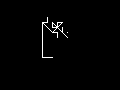

This is a level from a 2D game, rendered from its Tiled map with the project's own tilesets. A one-line summary and the complete map file follow:
An orthogonal 24x18 tile map with 5x5 px tiles, 1 tile layer (Tile Layer 1).

<map version="1.5" tiledversion="1.7.2" orientation="orthogonal" renderorder="right-down" width="24" height="18" tilewidth="5" tileheight="5" infinite="0" nextlayerid="2" nextobjectid="1">
 <tileset firstgid="1" source="5x5.tsx" />
 <layer id="1" name="Tile Layer 1" width="24" height="18">
  <data encoding="csv">
0,0,0,0,0,0,0,0,0,0,0,0,0,0,0,0,0,0,0,0,0,0,0,0,
0,0,0,0,0,0,0,0,0,0,0,0,0,0,0,0,0,0,0,0,0,0,0,0,
0,0,0,0,0,0,0,0,0,0,0,0,0,0,0,0,0,0,0,0,0,0,0,0,
0,0,0,0,0,0,0,21,21,42,21,21,21,21,0,0,0,0,0,0,0,0,0,0,
0,0,0,0,0,0,0,21,26,85,104,64,145,21,0,0,0,0,0,0,0,0,0,0,
0,0,0,0,0,0,0,21,25,44,84,76,42,21,0,0,0,0,0,0,0,0,0,0,
0,0,0,0,0,0,0,21,25,21,126,65,147,41,0,0,0,0,0,0,0,0,0,0,
0,0,0,0,0,0,0,21,25,21,21,43,21,83,0,0,0,0,0,0,0,0,0,0,
0,0,0,0,0,0,0,21,25,21,21,21,21,21,0,0,0,0,0,0,0,0,0,0,
0,0,0,0,0,0,0,21,25,21,21,21,21,21,0,0,0,0,0,0,0,0,0,0,
0,0,0,0,0,0,0,21,25,21,21,21,21,21,0,0,0,0,0,0,0,0,0,0,
0,0,0,0,0,0,0,21,84,24,23,21,21,21,0,0,0,0,0,0,0,0,0,0,
0,0,0,0,0,0,0,0,0,0,0,0,0,0,0,0,0,0,0,0,0,0,0,0,
0,0,0,0,0,0,0,0,0,0,0,0,0,0,0,0,0,0,0,0,0,0,0,0,
0,0,0,0,0,0,0,0,0,0,0,0,0,0,0,0,0,0,0,0,0,0,0,0,
0,0,0,0,0,0,0,0,0,0,0,0,0,0,0,0,0,0,0,0,0,0,0,0,
0,0,0,0,0,0,0,0,0,0,0,0,0,0,0,0,0,0,0,0,0,0,0,0,
0,0,0,0,0,0,0,0,0,0,0,0,0,0,0,0,0,0,0,0,0,0,0,0
</data>
 </layer>
</map>
